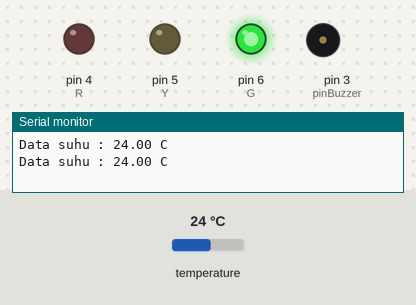
Bench run of a sketch on a simulated Arduino Uno, built with avr-gcc and run on an emulated ATmega328P. On the bench: output pins drawn as LEDs (lit = HIGH), buzzer (waves = sounding, pin HIGH), the last lines printed to the serial monitor. The inputs (shaded band) are chosen by the test bench; at power-on: temperature 24 °C.

Above: at 2.8 s.
2.9 s: temperature set to 30.7 °C
4.7 s: temperature set to 31.5 °C
At 6.2 s:
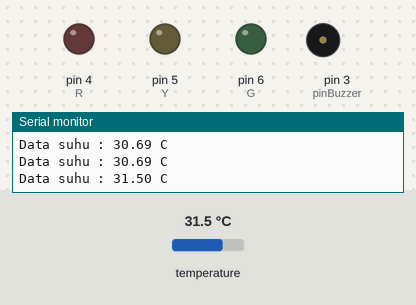
At 7.8 s:
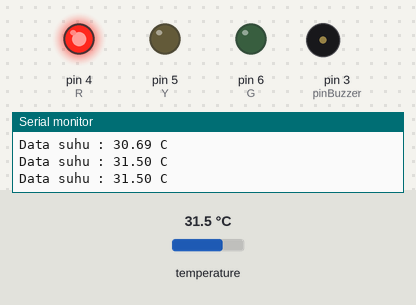
Timing chart, 0 to 15.4 s (numbered marks = the images above; inputs shaded):
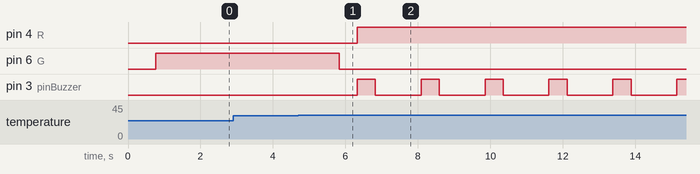

The sketch:

5.sensorSuhu.ino
```cpp
//include library
#include<OneWire.h>
#include<DallasTemperature.h>

//variable sensor
int pinSensorSuhu = 2;
OneWire oneWire(pinSensorSuhu);
DallasTemperature sensors(&oneWire);

//variable output
int pinBuzzer = 3;
int R = 4;
int Y = 5;
int G = 6;

void setup() {
  //setup port COM
  Serial.begin(9600);

  //setup pin input output
  pinMode(pinBuzzer,OUTPUT);
  pinMode(R,OUTPUT);
  pinMode(Y,OUTPUT);
  pinMode(G,OUTPUT);

}

void loop() {
    //read sensor condition / data
    sensors.requestTemperatures();
    float readSuhu = sensors.getTempCByIndex(0); //read index0's data on onewire

    //print serial
    Serial.print("Data suhu : ");
    Serial.print(readSuhu);
    Serial.print(" C");
    Serial.println();

    digitalWrite(G,HIGH);

    //logic
    if(readSuhu > 31){
      digitalWrite(G,LOW);
      delay(500);
      digitalWrite(R,HIGH);

      digitalWrite(pinBuzzer,HIGH);
      delay(500);
      digitalWrite(pinBuzzer,LOW);
    }else{
      digitalWrite(R,LOW);
      delay(500);
      digitalWrite(G,HIGH);

      digitalWrite(pinBuzzer,LOW);
    }

    //the logic if you wanna know is that sensor connect or not
//    if(bacaSuhu != DEVICE_DISCONNECTED_C){
//      Serial.print("Data suhu yang terbaca pada bus 1 (index 0) : ");
//      Serial.println(bacaSuhu);
//    }else{
//      Serial.println("Error: Sensor pada index 0 tidak ditemukan");
//    }


}
```

Measured:
- the behaviour switches between 31 and 31.1 °C on temperature (found by bisection; images 0 and 1)
- after the input at 4.7 s, pin 4 (R): LOW → HIGH after 1.6 s; pin 6 (G): HIGH → LOW after 1.1 s; pin 3 (pinBuzzer): alternates HIGH for 0.50 s and LOW for 1.3 s, starting after 1.6 s
